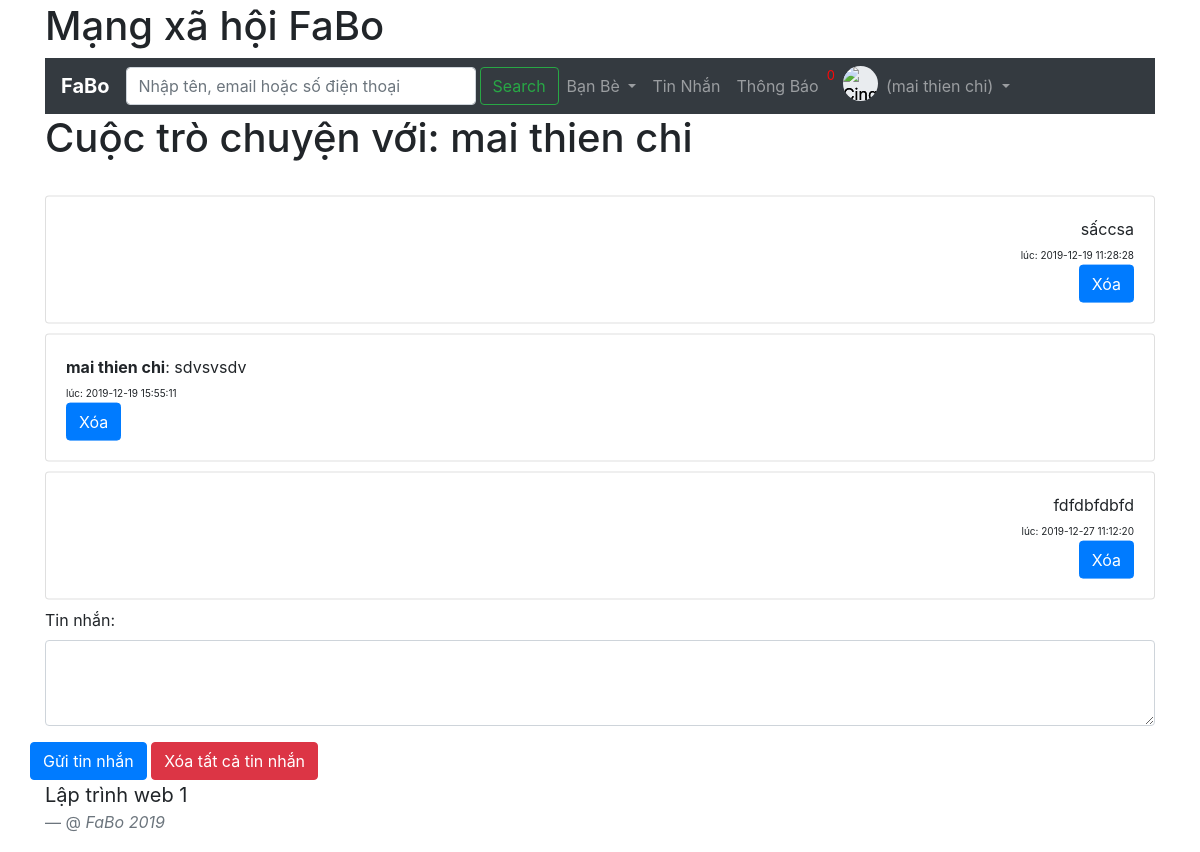
The app's page /conversation.php?id=3 (signed in) with its own data.
### tables this page shows
CREATE TABLE `users` (
  `id` int(255) NOT NULL,
  `displayName` varchar(255) NOT NULL,
  `email` varchar(255) NOT NULL,
  `NamSinh` varchar(11) NOT NULL,
  `gender` varchar(11) NOT NULL,
  `phone` varchar(11) NOT NULL,
  `password` varchar(255) NOT NULL,
  `hasAvatar` int(11) NOT NULL DEFAULT '0',
  `status` int(11) NOT NULL DEFAULT '0',
  `code` varchar(16) NOT NULL,
  `avatar` blob,
  `dem` int(255) NOT NULL DEFAULT '0',
  `privacyEmail` varchar(15) DEFAULT 'Công khai',
  `privacyPhone` varchar(15) DEFAULT 'Công khai',
  `privacyNamSinh` varchar(15) DEFAULT 'Công khai',
  `privacyGioiTinh` varchar(15) DEFAULT 'Công khai'
);

CREATE TABLE `messages` (
  `id` int(255) NOT NULL,
  `content` text NOT NULL,
  `userId1` int(255) NOT NULL,
  `userId2` int(255) NOT NULL,
  `type` int(11) NOT NULL,
  `createdAt` timestamp NOT NULL DEFAULT CURRENT_TIMESTAMP ON UPDATE CURRENT_TIMESTAMP
);

### functions.php (called while the page is built, shortened)
<?php
function detectPage()
{
    $uri=$_SERVER['REQUEST_URI'];
    $parts=explode('/',$uri);
    $filename=$parts[2];
    $parts=explode('.',$filename);
    $page=$parts[0];
    return $page;
}
function findUserById($id)
{
    global $db;
    $stmt=$db->prepare("SELECT * FROM users WHERE id=?");
    $stmt->execute(array($id));
    return $stmt->fetch(PDO::FETCH_ASSOC);
}
  function getMessagesWithUserId($userId1, $userId2) {
    global $db;
    $stmt = $db->prepare("SELECT * FROM messages WHERE userId1 = ? AND userId2 = ? ORDER BY createdAt asc");
    $stmt->execute(array($userId1, $userId2));
    return $stmt->fetchAll(PDO::FETCH_ASSOC);
  }

### init.php (called while the page is built, shortened)
<?php
require_once('functions.php');
$page = detectPage();
if (isset($_SESSION['userId'])) {
  $currentUser = findUserById($_SESSION['userId']);
}

### conversation.php (the view, shortened to what this page needs)
<?php
require_once 'init.php';
$messages = getMessagesWithUserId($currentUser['id'], $_GET['id']);
$user = findUserById($_GET['id']);
?>
<?php include 'header.php' ?>
<h1>Cuộc trò chuyện với: <?php echo $user['displayName'] ?></h1>
<?php foreach ($messages as $message) : ?>
<form method="POST">
<div class="card" style="margin-bottom: 10px;">
  <div class="card-body">
    <?php if ($message['type'] == 1) : ?>
    <p class="card-text">
      <strong><?php echo $user['displayName'] ?></strong>:
      <?php echo $message['content'] ?>
      <br>
      <a style="font-size: x-small;"><?php echo 'lúc: '. $message['createdAt']; ?></a>
      <br>
      <button type="submit" id="currentMessage" name="currentMessage" class="btn btn-primary" value="<?php echo $message['id']; ?>">Xóa</button>
    </p>
    <?php else: ?>
    <p class="card-text text-right">
      <?php echo $message['content'] ?>
      <br>
      <a style="font-size: x-small;"><?php echo 'lúc: '. $message['createdAt']; ?></a>
      <br>
      <button type="submit" id="currentMessage" name="currentMessage" class="btn btn-primary" value="<?php echo $message['id']; ?>">Xóa</button>
    </p>
  </form>
    <?php endif; ?>
  </div>
</div>
<?php endforeach; ?>
<br>
<form method="POST">
  <div class="form-group">
    <label for="content">Tin nhắn:</label>
    <textarea class="form-control" id="content" name="content" rows="3"></textarea>
  </div>
  <div class="row">
  <div class="col-sm-0">
  <button type="submit" class="btn btn-primary">Gửi tin nhắn</button>
  </div>
</form>
<?php if($messages): ?>
<form method="POST">
  <button type="submit" class="btn btn-danger" name="deleteall">Xóa tất cả tin nhắn</button>
</form>
<?php endif; ?>
<?php include 'footer.php' ?>

### header.php (shortened to what this page needs)
<?php
  require_once 'init.php';
?>
<!doctype html>
<html lang="en">
  <head>
    <link rel="stylesheet" type="text/css" href="style.css">
    <link rel="stylesheet" href="https://stackpath.bootstrapcdn.com/bootstrap/4.4.1/css/bootstrap.min.css">
    <link rel="stylesheet" href="https://stackpath.bootstrapcdn.com/bootstrap/4.3.1/css/bootstrap.min.css">
    <link rel="stylesheet" href="https://use.fontawesome.com/releases/v5.7.0/css/all.css">
  </head>
  <body>
  <div class="container">
    <h1>Mạng xã hội FaBo</h1>
    <nav class="navbar navbar-expand-lg navbar-dark bg-dark ">
  <a class="navbar-brand" href="index.php"><strong>FaBo</strong></a>
  <div class="collapse navbar-collapse" id="navbarSupportedContent">
    <ul class="navbar-nav mr-auto">
      <?php if (!$currentUser): ?>
      <li class="nav-item <?php echo $page == 'register' ? 'active': ''; ?>">
        <a class="nav-link" href="register.php">Đăng Ký <span class="sr-only">(current)</span></a>
      </li>
      <li class="nav-item <?php echo $page == 'login' ? 'active': ''; ?>">
        <a class="nav-link" href="login.php">Đăng Nhập <span class="sr-only">(current)</span></a>
      </li>
      <!-- <li class="nav-item <?php echo $page == 'forgot_password' ? 'active' : '' ?>">
              <a class="nav-link" href="forgot_password.php">Quên mật khẩu</a>
      </li> -->
      <?php else: ?>
      <form class="form-inline my-5 my-lg-0" method="POST">
      <input class="form-control mr-sm-1" type="search" name="search" placeholder="Nhập tên, email hoặc số điện thoại" aria-label="Search" style="width:350px">
      <button class="btn btn-outline-success my-2 my-sm-0" type="submit">Search</button>
      </form>
      <li class="nav-item dropdown">
        <a class="nav-link dropdown-toggle" href="#" id="navbarDropdown" role="button" data-toggle="dropdown" aria-haspopup="true" aria-expanded="false">
        Bạn Bè
      </a>
      </li>
      <li class="nav-item <?php echo $page == 'message' ? 'active': ''; ?>">
        <a class="nav-link" href="message.php">Tin Nhắn<span class="sr-only">(current)</span></a>
      </li>
      <li class="nav-item <?php echo $page == 'notification' ? 'active': ''; ?>">
        <a class="nav-link" href="notification.php" >Thông Báo <span class="sr-only">(current)</span></a>
      </li>
      <li><div class="notification"><?php echo $currentUser['dem'];?></div></li>&ensp;
      <?php if($currentUser['avatar']): ?>
    <img src ="avatar.php?id=<?php echo $currentUser['id']; ?>" class="img-circle" alt="Cinque Terre" width="35" height="35">
    <?php else: ?>
    <img src="no-avatar.jpg" class="img-circle" alt="Cinque Terre" width="35" height="35">
    <?php endif;?>
      <li class="nav-item dropdown">
        <a class="nav-link dropdown-toggle" href="#" id="navbarDropdown" role="button" data-toggle="dropdown" aria-haspopup="true" aria-expanded="false">
        <?php echo $currentUser ? ' ('. $currentUser['displayName'].')' :'' ?>
        </a>
      </li>
      <?php endif; ?>
  </div>
</nav>

### footer.php (shortened to what this page needs)
<blockquote class="blockquote">
    <p class="mb-0">Lập trình web 1</p>
    <footer class="blockquote-footer">@ <cite title="Source Title">FaBo 2019</cite></footer>
    </blockquote>
  </body>
</html>

### style.css (style rules this page uses)
.img-circle { border-radius: 50%; color: black; background-color: #e9ecef; text-shadow: 0 0 black; }
.card { box-shadow: 0 4px 8px 0 rgba(0,0,0,0); transition: 0.3s; width: 100%; top: 0%; left: 0%; transform: translate(0%, 20%); }
.container { padding: 2px 16px; }
.notification { color: #fc0808; font-size: small; }

### records on screen
users: dem "0", displayName "mai thien chi"
users: displayName "mai thien chi"
messages: content "sấccsa", createdAt "2019-12-19 11:28:28", $message['id'] 159 (drawn)
messages: content "sdvsvsdv", createdAt "2019-12-19 15:55:11", $message['id'] 168 (drawn)
messages: content "fdfdbfdbfd", createdAt "2019-12-27 11:12:20", $message['id'] 209 (drawn)
